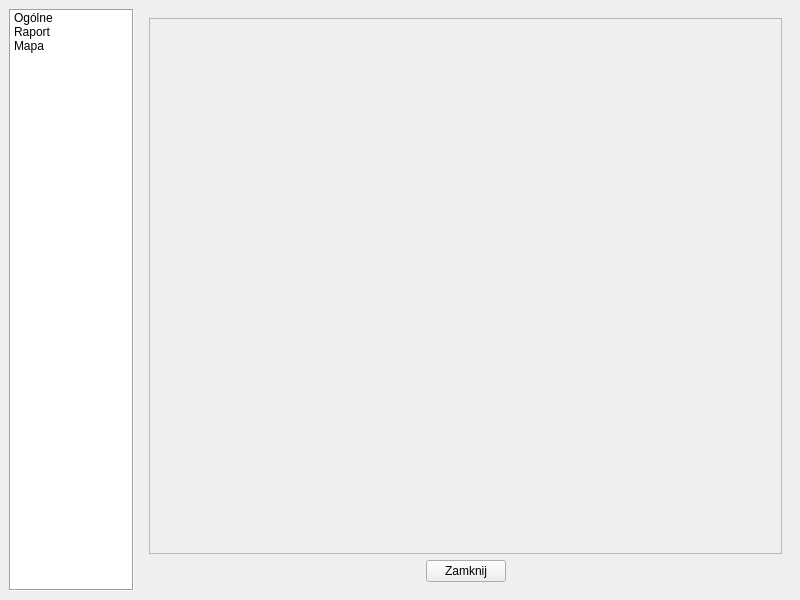
<?xml version="1.0" encoding="UTF-8"?>
<ui version="4.0">
 <class>MainWindow_Settings</class>
 <widget class="QMainWindow" name="MainWindow_Settings">
  <property name="windowModality">
   <enum>Qt::ApplicationModal</enum>
  </property>
  <property name="geometry">
   <rect>
    <x>0</x>
    <y>0</y>
    <width>800</width>
    <height>600</height>
   </rect>
  </property>
  <property name="minimumSize">
   <size>
    <width>800</width>
    <height>600</height>
   </size>
  </property>
  <property name="maximumSize">
   <size>
    <width>800</width>
    <height>600</height>
   </size>
  </property>
  <property name="windowTitle">
   <string>Ustawienia</string>
  </property>
  <widget class="QWidget" name="centralwidget">
   <layout class="QHBoxLayout" name="horizontalLayout">
    <item>
     <widget class="QListWidget" name="listWidget_Category_List">
      <property name="maximumSize">
       <size>
        <width>125</width>
        <height>16777215</height>
       </size>
      </property>
      <property name="frameShape">
       <enum>QFrame::Box</enum>
      </property>
      <item>
       <property name="text">
        <string>Ogólne</string>
       </property>
      </item>
      <item>
       <property name="text">
        <string>Raport</string>
       </property>
      </item>
      <item>
       <property name="text">
        <string>Mapa</string>
       </property>
      </item>
     </widget>
    </item>
    <item>
     <widget class="QStackedWidget" name="stackedWidget_Content">
      <property name="currentIndex">
       <number>2</number>
      </property>
      <widget class="QWidget" name="General">
       <layout class="QVBoxLayout" name="verticalLayout_8">
        <item>
         <layout class="QVBoxLayout" name="verticalLayout_7">
          <item>
           <widget class="QScrollArea" name="scrollArea">
            <property name="widgetResizable">
             <bool>true</bool>
            </property>
            <widget class="QWidget" name="scrollAreaWidgetContents">
             <property name="geometry">
              <rect>
               <x>0</x>
               <y>0</y>
               <width>629</width>
               <height>528</height>
              </rect>
             </property>
             <layout class="QVBoxLayout" name="verticalLayout_6">
              <item>
               <layout class="QHBoxLayout" name="horizontalLayout_11">
                <item>
                 <layout class="QVBoxLayout" name="verticalLayout_5">
                  <item>
                   <layout class="QVBoxLayout" name="verticalLayout_4">
                    <item>
                     <widget class="QGroupBox" name="groupBox">
                      <property name="title">
                       <string>Język interfejsu</string>
                      </property>
                      <property name="alignment">
                       <set>Qt::AlignCenter</set>
                      </property>
                      <layout class="QVBoxLayout" name="verticalLayout">
                       <item>
                        <widget class="QComboBox" name="comboBox_Language"/>
                       </item>
                      </layout>
                     </widget>
                    </item>
                    <item>
                     <widget class="QGroupBox" name="groupBox_2">
                      <property name="title">
                       <string>Motyw interfejsu</string>
                      </property>
                      <property name="alignment">
                       <set>Qt::AlignCenter</set>
                      </property>
                      <layout class="QVBoxLayout" name="verticalLayout_2">
                       <item>
                        <widget class="QComboBox" name="comboBox_Theme"/>
                       </item>
                      </layout>
                     </widget>
                    </item>
                    <item>
                     <widget class="QGroupBox" name="groupBox_3">
                      <property name="title">
                       <string>Własny motyw</string>
                      </property>
                      <property name="alignment">
                       <set>Qt::AlignCenter</set>
                      </property>
                      <layout class="QVBoxLayout" name="verticalLayout_3">
                       <item>
                        <layout class="QHBoxLayout" name="horizontalLayout_10">
                         <item>
                          <widget class="QCheckBox" name="checkBox_Use_Custom_Theme">
                           <property name="text">
                            <string>Własny</string>
                           </property>
                          </widget>
                         </item>
                         <item>
                          <spacer name="horizontalSpacer_3">
                           <property name="orientation">
                            <enum>Qt::Horizontal</enum>
                           </property>
                           <property name="sizeHint" stdset="0">
                            <size>
                             <width>40</width>
                             <height>20</height>
                            </size>
                           </property>
                          </spacer>
                         </item>
                         <item>
                          <widget class="QCheckBox" name="checkBox_Use_Secondary_Colors">
                           <property name="enabled">
                            <bool>false</bool>
                           </property>
                           <property name="text">
                            <string>Użyj kolorów dodatkowych</string>
                           </property>
                          </widget>
                         </item>
                        </layout>
                       </item>
                       <item>
                        <layout class="QHBoxLayout" name="horizontalLayout_3">
                         <item>
                          <widget class="QLabel" name="label">
                           <property name="text">
                            <string>Kolor podstawowy</string>
                           </property>
                          </widget>
                         </item>
                         <item>
                          <widget class="QPushButton" name="pushButton_Primary_Color">
                           <property name="enabled">
                            <bool>false</bool>
                           </property>
                           <property name="text">
                            <string/>
                           </property>
                          </widget>
                         </item>
                        </layout>
                       </item>
                       <item>
                        <layout class="QHBoxLayout" name="horizontalLayout_4">
                         <item>
                          <widget class="QLabel" name="label_2">
                           <property name="text">
                            <string>Podstawowy jasny kolor</string>
                           </property>
                          </widget>
                         </item>
                         <item>
                          <widget class="QPushButton" name="pushButton_Primary_Light_Color">
                           <property name="enabled">
                            <bool>false</bool>
                           </property>
                           <property name="text">
                            <string/>
                           </property>
                          </widget>
                         </item>
                        </layout>
                       </item>
                       <item>
                        <layout class="QHBoxLayout" name="horizontalLayout_5">
                         <item>
                          <widget class="QLabel" name="label_3">
                           <property name="text">
                            <string>Kolor dodatkowy</string>
                           </property>
                          </widget>
                         </item>
                         <item>
                          <widget class="QPushButton" name="pushButton_Secondary_Color">
                           <property name="enabled">
                            <bool>false</bool>
                           </property>
                           <property name="text">
                            <string/>
                           </property>
                          </widget>
                         </item>
                        </layout>
                       </item>
                       <item>
                        <layout class="QHBoxLayout" name="horizontalLayout_6">
                         <item>
                          <widget class="QLabel" name="label_4">
                           <property name="text">
                            <string>Dodatkowy jasny kolor</string>
                           </property>
                          </widget>
                         </item>
                         <item>
                          <widget class="QPushButton" name="pushButton_Secondary_Light_Color">
                           <property name="enabled">
                            <bool>false</bool>
                           </property>
                           <property name="text">
                            <string/>
                           </property>
                          </widget>
                         </item>
                        </layout>
                       </item>
                       <item>
                        <layout class="QHBoxLayout" name="horizontalLayout_7">
                         <item>
                          <widget class="QLabel" name="label_5">
                           <property name="text">
                            <string>Dodatkowy ciemny kolor</string>
                           </property>
                          </widget>
                         </item>
                         <item>
                          <widget class="QPushButton" name="pushButton_Secondary_Dark_Color">
                           <property name="enabled">
                            <bool>false</bool>
                           </property>
                           <property name="text">
                            <string/>
                           </property>
                          </widget>
                         </item>
                        </layout>
                       </item>
                       <item>
                        <layout class="QHBoxLayout" name="horizontalLayout_8">
                         <item>
                          <widget class="QLabel" name="label_6">
                           <property name="text">
                            <string>Podstawowy kolor tekstu</string>
                           </property>
                          </widget>
                         </item>
                         <item>
                          <widget class="QPushButton" name="pushButton_Primary_Text_Color">
                           <property name="enabled">
                            <bool>false</bool>
                           </property>
                           <property name="text">
                            <string/>
                           </property>
                          </widget>
                         </item>
                        </layout>
                       </item>
                       <item>
                        <layout class="QHBoxLayout" name="horizontalLayout_9">
                         <item>
                          <widget class="QLabel" name="label_7">
                           <property name="text">
                            <string>Dodatkowy kolor tekstu</string>
                           </property>
                          </widget>
                         </item>
                         <item>
                          <widget class="QPushButton" name="pushButton_Secondary_Text_Color">
                           <property name="enabled">
                            <bool>false</bool>
                           </property>
                           <property name="text">
                            <string/>
                           </property>
                          </widget>
                         </item>
                        </layout>
                       </item>
                      </layout>
                     </widget>
                    </item>
                   </layout>
                  </item>
                  <item>
                   <spacer name="horizontalSpacer_4">
                    <property name="orientation">
                     <enum>Qt::Horizontal</enum>
                    </property>
                    <property name="sizeHint" stdset="0">
                     <size>
                      <width>40</width>
                      <height>20</height>
                     </size>
                    </property>
                   </spacer>
                  </item>
                 </layout>
                </item>
               </layout>
              </item>
             </layout>
            </widget>
           </widget>
          </item>
          <item>
           <layout class="QHBoxLayout" name="horizontalLayout_2">
            <item>
             <spacer name="horizontalSpacer">
              <property name="orientation">
               <enum>Qt::Horizontal</enum>
              </property>
              <property name="sizeHint" stdset="0">
               <size>
                <width>40</width>
                <height>20</height>
               </size>
              </property>
             </spacer>
            </item>
            <item>
             <widget class="QPushButton" name="pushButton_Close_General">
              <property name="text">
               <string>Zamknij</string>
              </property>
             </widget>
            </item>
            <item>
             <spacer name="horizontalSpacer_2">
              <property name="orientation">
               <enum>Qt::Horizontal</enum>
              </property>
              <property name="sizeHint" stdset="0">
               <size>
                <width>40</width>
                <height>20</height>
               </size>
              </property>
             </spacer>
            </item>
           </layout>
          </item>
         </layout>
        </item>
       </layout>
      </widget>
      <widget class="QWidget" name="Report">
       <layout class="QVBoxLayout" name="verticalLayout_11">
        <item>
         <widget class="QScrollArea" name="scrollArea_2">
          <property name="widgetResizable">
           <bool>true</bool>
          </property>
          <widget class="QWidget" name="scrollAreaWidgetContents_2">
           <property name="geometry">
            <rect>
             <x>0</x>
             <y>0</y>
             <width>631</width>
             <height>530</height>
            </rect>
           </property>
           <layout class="QVBoxLayout" name="verticalLayout_15">
            <item>
             <widget class="QGroupBox" name="groupBox_How_Many_Files">
              <property name="title">
               <string>Wynik raportu dla wybranych lokalizacji</string>
              </property>
              <layout class="QVBoxLayout" name="verticalLayout_12">
               <item>
                <widget class="QRadioButton" name="radioButton_In_One_File">
                 <property name="text">
                  <string>w jednym pliku wynikowym</string>
                 </property>
                 <property name="checked">
                  <bool>true</bool>
                 </property>
                </widget>
               </item>
               <item>
                <widget class="QRadioButton" name="radioButton_In_Separate_Files">
                 <property name="text">
                  <string>w osobnych plikach wynikowych</string>
                 </property>
                </widget>
               </item>
              </layout>
             </widget>
            </item>
            <item>
             <widget class="QGroupBox" name="groupBox_Model_Prediction">
              <property name="title">
               <string>Model predykcji</string>
              </property>
              <layout class="QVBoxLayout" name="verticalLayout_13">
               <item>
                <widget class="QComboBox" name="comboBox_Model_Prediction">
                 <item>
                  <property name="text">
                   <string>Random Forest Regressor</string>
                  </property>
                 </item>
                </widget>
               </item>
              </layout>
             </widget>
            </item>
            <item>
             <widget class="QGroupBox" name="groupBox_Report_Elements">
              <property name="title">
               <string>Elementy raportu</string>
              </property>
              <layout class="QVBoxLayout" name="verticalLayout_14">
               <item>
                <widget class="QCheckBox" name="checkBox_1_Table_Of_Contents">
                 <property name="text">
                  <string>Spis treści</string>
                 </property>
                 <property name="checked">
                  <bool>true</bool>
                 </property>
                </widget>
               </item>
               <item>
                <widget class="QCheckBox" name="checkBox_2_Summary">
                 <property name="text">
                  <string>Streszczenie</string>
                 </property>
                 <property name="checked">
                  <bool>true</bool>
                 </property>
                </widget>
               </item>
               <item>
                <widget class="QCheckBox" name="checkBox_3_Introduction">
                 <property name="text">
                  <string>Wprowadzenie</string>
                 </property>
                 <property name="checked">
                  <bool>true</bool>
                 </property>
                </widget>
               </item>
               <item>
                <widget class="QCheckBox" name="checkBox_4_Methodology">
                 <property name="text">
                  <string>Metodologia</string>
                 </property>
                 <property name="checked">
                  <bool>true</bool>
                 </property>
                </widget>
               </item>
               <item>
                <widget class="QCheckBox" name="checkBox_5_Description_Of_The_Location">
                 <property name="text">
                  <string>Opis wybranej lokalizacji</string>
                 </property>
                 <property name="checked">
                  <bool>true</bool>
                 </property>
                </widget>
               </item>
               <item>
                <widget class="QCheckBox" name="checkBox_6_Annual_Analysis">
                 <property name="text">
                  <string>Analiza roczna</string>
                 </property>
                 <property name="checked">
                  <bool>true</bool>
                 </property>
                </widget>
               </item>
               <item>
                <widget class="QCheckBox" name="checkBox_7_Results_And_Conclusions">
                 <property name="text">
                  <string>Wyniki i wnioski</string>
                 </property>
                 <property name="checked">
                  <bool>true</bool>
                 </property>
                </widget>
               </item>
               <item>
                <widget class="QCheckBox" name="checkBox_8_Recommendations">
                 <property name="text">
                  <string>Zalecenia</string>
                 </property>
                 <property name="checked">
                  <bool>true</bool>
                 </property>
                </widget>
               </item>
               <item>
                <widget class="QCheckBox" name="checkBox_9_Additional_Customer_Specific_Content">
                 <property name="text">
                  <string>Dodatkowa treść specyficzna dla klienta</string>
                 </property>
                 <property name="checked">
                  <bool>true</bool>
                 </property>
                </widget>
               </item>
               <item>
                <widget class="QCheckBox" name="checkBox_10_Report_Summary">
                 <property name="text">
                  <string>Podsumowanie</string>
                 </property>
                 <property name="checked">
                  <bool>true</bool>
                 </property>
                </widget>
               </item>
               <item>
                <widget class="QCheckBox" name="checkBox_11_References">
                 <property name="text">
                  <string>Referencje</string>
                 </property>
                 <property name="checked">
                  <bool>true</bool>
                 </property>
                </widget>
               </item>
               <item>
                <widget class="QCheckBox" name="checkBox_12_Attachments">
                 <property name="text">
                  <string>Załączniki</string>
                 </property>
                 <property name="checked">
                  <bool>true</bool>
                 </property>
                </widget>
               </item>
              </layout>
             </widget>
            </item>
           </layout>
          </widget>
         </widget>
        </item>
        <item>
         <layout class="QHBoxLayout" name="horizontalLayout_14">
          <item>
           <spacer name="horizontalSpacer_9">
            <property name="orientation">
             <enum>Qt::Horizontal</enum>
            </property>
            <property name="sizeHint" stdset="0">
             <size>
              <width>40</width>
              <height>20</height>
             </size>
            </property>
           </spacer>
          </item>
          <item>
           <widget class="QPushButton" name="pushButton_Close_Report">
            <property name="text">
             <string>Zamknij</string>
            </property>
           </widget>
          </item>
          <item>
           <spacer name="horizontalSpacer_10">
            <property name="orientation">
             <enum>Qt::Horizontal</enum>
            </property>
            <property name="sizeHint" stdset="0">
             <size>
              <width>40</width>
              <height>20</height>
             </size>
            </property>
           </spacer>
          </item>
         </layout>
        </item>
       </layout>
      </widget>
      <widget class="QWidget" name="Map">
       <layout class="QVBoxLayout" name="verticalLayout_9">
        <item>
         <widget class="QScrollArea" name="scrollArea_3">
          <property name="widgetResizable">
           <bool>true</bool>
          </property>
          <widget class="QWidget" name="scrollAreaWidgetContents_3">
           <property name="geometry">
            <rect>
             <x>0</x>
             <y>0</y>
             <width>631</width>
             <height>530</height>
            </rect>
           </property>
          </widget>
         </widget>
        </item>
        <item>
         <layout class="QHBoxLayout" name="horizontalLayout_12">
          <item>
           <spacer name="horizontalSpacer_5">
            <property name="orientation">
             <enum>Qt::Horizontal</enum>
            </property>
            <property name="sizeHint" stdset="0">
             <size>
              <width>40</width>
              <height>20</height>
             </size>
            </property>
           </spacer>
          </item>
          <item>
           <widget class="QPushButton" name="pushButton_Close_map">
            <property name="text">
             <string>Zamknij</string>
            </property>
           </widget>
          </item>
          <item>
           <spacer name="horizontalSpacer_6">
            <property name="orientation">
             <enum>Qt::Horizontal</enum>
            </property>
            <property name="sizeHint" stdset="0">
             <size>
              <width>40</width>
              <height>20</height>
             </size>
            </property>
           </spacer>
          </item>
         </layout>
        </item>
       </layout>
      </widget>
     </widget>
    </item>
   </layout>
  </widget>
 </widget>
 <resources/>
 <connections>
  <connection>
   <sender>checkBox_Use_Custom_Theme</sender>
   <signal>toggled(bool)</signal>
   <receiver>pushButton_Primary_Color</receiver>
   <slot>setEnabled(bool)</slot>
   <hints>
    <hint type="sourcelabel">
     <x>219</x>
     <y>185</y>
    </hint>
    <hint type="destinationlabel">
     <x>567</x>
     <y>215</y>
    </hint>
   </hints>
  </connection>
  <connection>
   <sender>checkBox_Use_Custom_Theme</sender>
   <signal>toggled(bool)</signal>
   <receiver>pushButton_Secondary_Text_Color</receiver>
   <slot>setEnabled(bool)</slot>
   <hints>
    <hint type="sourcelabel">
     <x>219</x>
     <y>185</y>
    </hint>
    <hint type="destinationlabel">
     <x>567</x>
     <y>407</y>
    </hint>
   </hints>
  </connection>
  <connection>
   <sender>listWidget_Category_List</sender>
   <signal>currentRowChanged(int)</signal>
   <receiver>stackedWidget_Content</receiver>
   <slot>setCurrentIndex(int)</slot>
   <hints>
    <hint type="sourcelabel">
     <x>71</x>
     <y>199</y>
    </hint>
    <hint type="destinationlabel">
     <x>365</x>
     <y>199</y>
    </hint>
   </hints>
  </connection>
  <connection>
   <sender>checkBox_Use_Custom_Theme</sender>
   <signal>toggled(bool)</signal>
   <receiver>pushButton_Primary_Text_Color</receiver>
   <slot>setEnabled(bool)</slot>
   <hints>
    <hint type="sourcelabel">
     <x>219</x>
     <y>185</y>
    </hint>
    <hint type="destinationlabel">
     <x>567</x>
     <y>375</y>
    </hint>
   </hints>
  </connection>
  <connection>
   <sender>checkBox_Use_Custom_Theme</sender>
   <signal>toggled(bool)</signal>
   <receiver>pushButton_Secondary_Dark_Color</receiver>
   <slot>setEnabled(bool)</slot>
   <hints>
    <hint type="sourcelabel">
     <x>219</x>
     <y>185</y>
    </hint>
    <hint type="destinationlabel">
     <x>567</x>
     <y>343</y>
    </hint>
   </hints>
  </connection>
  <connection>
   <sender>checkBox_Use_Custom_Theme</sender>
   <signal>toggled(bool)</signal>
   <receiver>pushButton_Secondary_Color</receiver>
   <slot>setEnabled(bool)</slot>
   <hints>
    <hint type="sourcelabel">
     <x>219</x>
     <y>185</y>
    </hint>
    <hint type="destinationlabel">
     <x>567</x>
     <y>279</y>
    </hint>
   </hints>
  </connection>
  <connection>
   <sender>pushButton_Close_General</sender>
   <signal>clicked()</signal>
   <receiver>MainWindow_Settings</receiver>
   <slot>close()</slot>
   <hints>
    <hint type="sourcelabel">
     <x>440</x>
     <y>518</y>
    </hint>
    <hint type="destinationlabel">
     <x>374</x>
     <y>274</y>
    </hint>
   </hints>
  </connection>
  <connection>
   <sender>checkBox_Use_Custom_Theme</sender>
   <signal>toggled(bool)</signal>
   <receiver>comboBox_Theme</receiver>
   <slot>setDisabled(bool)</slot>
   <hints>
    <hint type="sourcelabel">
     <x>219</x>
     <y>185</y>
    </hint>
    <hint type="destinationlabel">
     <x>440</x>
     <y>121</y>
    </hint>
   </hints>
  </connection>
  <connection>
   <sender>checkBox_Use_Custom_Theme</sender>
   <signal>toggled(bool)</signal>
   <receiver>pushButton_Primary_Light_Color</receiver>
   <slot>setEnabled(bool)</slot>
   <hints>
    <hint type="sourcelabel">
     <x>219</x>
     <y>185</y>
    </hint>
    <hint type="destinationlabel">
     <x>567</x>
     <y>247</y>
    </hint>
   </hints>
  </connection>
  <connection>
   <sender>checkBox_Use_Custom_Theme</sender>
   <signal>toggled(bool)</signal>
   <receiver>pushButton_Secondary_Light_Color</receiver>
   <slot>setEnabled(bool)</slot>
   <hints>
    <hint type="sourcelabel">
     <x>219</x>
     <y>185</y>
    </hint>
    <hint type="destinationlabel">
     <x>567</x>
     <y>311</y>
    </hint>
   </hints>
  </connection>
  <connection>
   <sender>checkBox_Use_Custom_Theme</sender>
   <signal>toggled(bool)</signal>
   <receiver>checkBox_Use_Secondary_Colors</receiver>
   <slot>setEnabled(bool)</slot>
   <hints>
    <hint type="sourcelabel">
     <x>219</x>
     <y>185</y>
    </hint>
    <hint type="destinationlabel">
     <x>619</x>
     <y>185</y>
    </hint>
   </hints>
  </connection>
  <connection>
   <sender>pushButton_Close_Report</sender>
   <signal>clicked()</signal>
   <receiver>MainWindow_Settings</receiver>
   <slot>close()</slot>
   <hints>
    <hint type="sourcelabel">
     <x>465</x>
     <y>568</y>
    </hint>
    <hint type="destinationlabel">
     <x>399</x>
     <y>299</y>
    </hint>
   </hints>
  </connection>
  <connection>
   <sender>pushButton_Close_map</sender>
   <signal>clicked()</signal>
   <receiver>MainWindow_Settings</receiver>
   <slot>close()</slot>
   <hints>
    <hint type="sourcelabel">
     <x>374</x>
     <y>541</y>
    </hint>
    <hint type="destinationlabel">
     <x>399</x>
     <y>299</y>
    </hint>
   </hints>
  </connection>
 </connections>
</ui>
